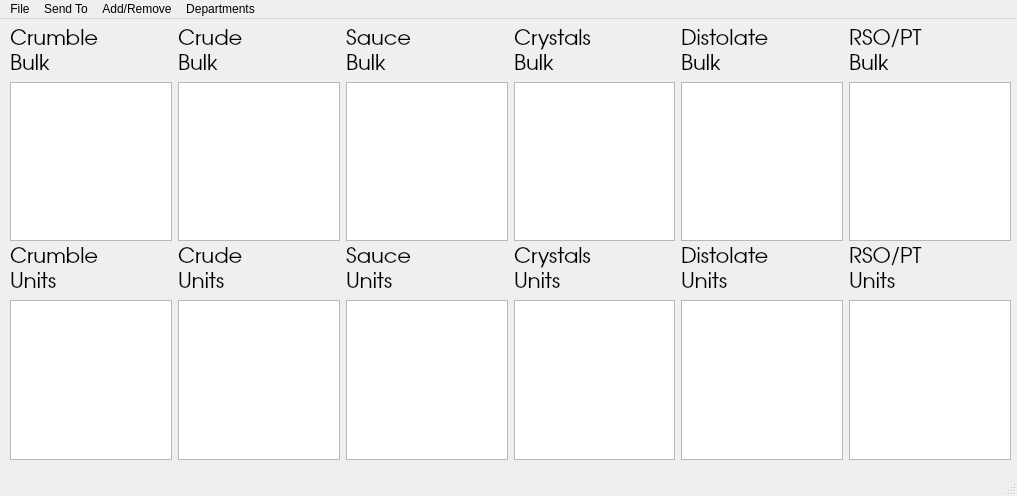
<?xml version="1.0" encoding="UTF-8"?>
<ui version="4.0">
 <class>MainWindow</class>
 <widget class="QMainWindow" name="MainWindow">
  <property name="geometry">
   <rect>
    <x>0</x>
    <y>0</y>
    <width>1017</width>
    <height>496</height>
   </rect>
  </property>
  <property name="windowTitle">
   <string>MainWindow</string>
  </property>
  <widget class="QWidget" name="centralwidget">
   <widget class="QWidget" name="verticalLayoutWidget_11">
    <property name="geometry">
     <rect>
      <x>10</x>
      <y>10</y>
      <width>1001</width>
      <height>431</height>
     </rect>
    </property>
    <property name="font">
     <font>
      <family>URW Gothic L</family>
      <pointsize>16</pointsize>
     </font>
    </property>
    <layout class="QVBoxLayout" name="verticalLayout_12">
     <item>
      <layout class="QHBoxLayout" name="horizontalLayout">
       <item>
        <layout class="QVBoxLayout" name="verticalLayout">
         <item>
          <widget class="QLabel" name="labelCrum">
           <property name="font">
            <font>
             <family>URW Gothic L</family>
             <pointsize>16</pointsize>
            </font>
           </property>
           <property name="text">
            <string>Crumble
Bulk</string>
           </property>
          </widget>
         </item>
         <item>
          <widget class="QListWidget" name="listCrumBulk">
           <property name="font">
            <font>
             <family>URW Gothic L</family>
             <pointsize>16</pointsize>
            </font>
           </property>
          </widget>
         </item>
        </layout>
       </item>
       <item>
        <layout class="QVBoxLayout" name="verticalLayout_11">
         <item>
          <widget class="QLabel" name="label">
           <property name="text">
            <string>Crude
Bulk</string>
           </property>
          </widget>
         </item>
         <item>
          <widget class="QListWidget" name="listCrudeBulk"/>
         </item>
        </layout>
       </item>
       <item>
        <layout class="QVBoxLayout" name="verticalLayout_2">
         <item>
          <widget class="QLabel" name="labelLive">
           <property name="font">
            <font>
             <family>URW Gothic L</family>
             <pointsize>16</pointsize>
            </font>
           </property>
           <property name="text">
            <string>Sauce
Bulk</string>
           </property>
          </widget>
         </item>
         <item>
          <widget class="QListWidget" name="listLiveBulk">
           <property name="font">
            <font>
             <family>URW Gothic L</family>
             <pointsize>16</pointsize>
            </font>
           </property>
          </widget>
         </item>
        </layout>
       </item>
       <item>
        <layout class="QVBoxLayout" name="verticalLayout_3">
         <item>
          <widget class="QLabel" name="labelCry">
           <property name="font">
            <font>
             <family>URW Gothic L</family>
             <pointsize>16</pointsize>
            </font>
           </property>
           <property name="text">
            <string>Crystals
Bulk</string>
           </property>
          </widget>
         </item>
         <item>
          <widget class="QListWidget" name="listCryBulk">
           <property name="font">
            <font>
             <family>URW Gothic L</family>
             <pointsize>16</pointsize>
            </font>
           </property>
          </widget>
         </item>
        </layout>
       </item>
       <item>
        <layout class="QVBoxLayout" name="verticalLayout_4">
         <item>
          <widget class="QLabel" name="labelDisto">
           <property name="font">
            <font>
             <family>URW Gothic L</family>
             <pointsize>16</pointsize>
            </font>
           </property>
           <property name="text">
            <string>Distolate
Bulk</string>
           </property>
          </widget>
         </item>
         <item>
          <widget class="QListWidget" name="listDistoBulk">
           <property name="font">
            <font>
             <family>URW Gothic L</family>
             <pointsize>16</pointsize>
            </font>
           </property>
          </widget>
         </item>
        </layout>
       </item>
       <item>
        <layout class="QVBoxLayout" name="verticalLayout_5">
         <item>
          <widget class="QLabel" name="labelRsopt">
           <property name="font">
            <font>
             <family>URW Gothic L</family>
             <pointsize>16</pointsize>
            </font>
           </property>
           <property name="text">
            <string>RSO/PT 
Bulk</string>
           </property>
          </widget>
         </item>
         <item>
          <widget class="QListWidget" name="listRsoptBulk">
           <property name="font">
            <font>
             <family>URW Gothic L</family>
             <pointsize>16</pointsize>
            </font>
           </property>
          </widget>
         </item>
        </layout>
       </item>
      </layout>
     </item>
     <item>
      <layout class="QHBoxLayout" name="horizontalLayout_3">
       <item>
        <layout class="QVBoxLayout" name="verticalLayout_6">
         <item>
          <widget class="QLabel" name="labelCrumUnit">
           <property name="font">
            <font>
             <family>URW Gothic L</family>
             <pointsize>16</pointsize>
            </font>
           </property>
           <property name="text">
            <string>Crumble
Units</string>
           </property>
          </widget>
         </item>
         <item>
          <widget class="QListWidget" name="listCrumUnit">
           <property name="font">
            <font>
             <family>URW Gothic L</family>
             <pointsize>16</pointsize>
            </font>
           </property>
          </widget>
         </item>
        </layout>
       </item>
       <item>
        <layout class="QVBoxLayout" name="verticalLayout_13">
         <item>
          <widget class="QLabel" name="label_2">
           <property name="text">
            <string>Crude
Units</string>
           </property>
          </widget>
         </item>
         <item>
          <widget class="QListWidget" name="listCrudeUnit"/>
         </item>
        </layout>
       </item>
       <item>
        <layout class="QVBoxLayout" name="verticalLayout_7">
         <item>
          <widget class="QLabel" name="labeLiveUnit">
           <property name="font">
            <font>
             <family>URW Gothic L</family>
             <pointsize>16</pointsize>
            </font>
           </property>
           <property name="text">
            <string>Sauce
Units</string>
           </property>
          </widget>
         </item>
         <item>
          <widget class="QListWidget" name="listLiveUnit">
           <property name="font">
            <font>
             <family>URW Gothic L</family>
             <pointsize>16</pointsize>
            </font>
           </property>
          </widget>
         </item>
        </layout>
       </item>
       <item>
        <layout class="QVBoxLayout" name="verticalLayout_8">
         <item>
          <widget class="QLabel" name="labelCryUnit">
           <property name="font">
            <font>
             <family>URW Gothic L</family>
             <pointsize>16</pointsize>
            </font>
           </property>
           <property name="text">
            <string>Crystals
Units</string>
           </property>
          </widget>
         </item>
         <item>
          <widget class="QListWidget" name="listCryUnit">
           <property name="font">
            <font>
             <family>URW Gothic L</family>
             <pointsize>16</pointsize>
            </font>
           </property>
          </widget>
         </item>
        </layout>
       </item>
       <item>
        <layout class="QVBoxLayout" name="verticalLayout_9">
         <item>
          <widget class="QLabel" name="labelDistoUnit">
           <property name="font">
            <font>
             <family>URW Gothic L</family>
             <pointsize>16</pointsize>
            </font>
           </property>
           <property name="text">
            <string>Distolate
Units</string>
           </property>
          </widget>
         </item>
         <item>
          <widget class="QListWidget" name="listDistoUnit">
           <property name="font">
            <font>
             <family>URW Gothic L</family>
             <pointsize>16</pointsize>
            </font>
           </property>
          </widget>
         </item>
        </layout>
       </item>
       <item>
        <layout class="QVBoxLayout" name="verticalLayout_10">
         <item>
          <widget class="QLabel" name="labelRsoptUnit">
           <property name="font">
            <font>
             <family>URW Gothic L</family>
             <pointsize>16</pointsize>
            </font>
           </property>
           <property name="text">
            <string>RSO/PT
Units</string>
           </property>
          </widget>
         </item>
         <item>
          <widget class="QListWidget" name="listRsoptUnit">
           <property name="font">
            <font>
             <family>URW Gothic L</family>
             <pointsize>16</pointsize>
            </font>
           </property>
          </widget>
         </item>
        </layout>
       </item>
      </layout>
     </item>
    </layout>
   </widget>
  </widget>
  <widget class="QMenuBar" name="menubar">
   <property name="geometry">
    <rect>
     <x>0</x>
     <y>0</y>
     <width>1017</width>
     <height>25</height>
    </rect>
   </property>
   <widget class="QMenu" name="menuFile">
    <property name="title">
     <string>File</string>
    </property>
    <addaction name="actionSave"/>
    <addaction name="actionQuit"/>
   </widget>
   <widget class="QMenu" name="menuSend_To">
    <property name="title">
     <string>Send To</string>
    </property>
    <addaction name="actionDistolate"/>
    <addaction name="actionPackaging"/>
    <addaction name="actionPOS"/>
   </widget>
   <widget class="QMenu" name="menuAdd">
    <property name="title">
     <string>Add/Remove</string>
    </property>
    <addaction name="actionAdd_New_Product"/>
    <addaction name="actionRemove_Product"/>
   </widget>
   <widget class="QMenu" name="menuPages">
    <property name="title">
     <string>Departments</string>
    </property>
    <addaction name="actionCustomer_Relations"/>
    <addaction name="actionIntake"/>
    <addaction name="actionLab"/>
    <addaction name="actionFinishing"/>
    <addaction name="actionYield"/>
    <addaction name="actionPackaging_2"/>
    <addaction name="actionDistillate"/>
    <addaction name="actionPOS_2"/>
    <addaction name="separator"/>
    <addaction name="actionPage_Switch_On_Off"/>
   </widget>
   <addaction name="menuFile"/>
   <addaction name="menuSend_To"/>
   <addaction name="menuAdd"/>
   <addaction name="menuPages"/>
  </widget>
  <widget class="QStatusBar" name="statusbar"/>
  <action name="actionSave">
   <property name="text">
    <string>Save</string>
   </property>
  </action>
  <action name="actionQuit">
   <property name="text">
    <string>Quit</string>
   </property>
  </action>
  <action name="actionDistolate">
   <property name="text">
    <string>Distolate</string>
   </property>
  </action>
  <action name="actionPackaging">
   <property name="text">
    <string>Packaging</string>
   </property>
  </action>
  <action name="actionBulk">
   <property name="text">
    <string>Bulk</string>
   </property>
  </action>
  <action name="actionUnits">
   <property name="text">
    <string>Units</string>
   </property>
  </action>
  <action name="actionPOS">
   <property name="text">
    <string>POS</string>
   </property>
  </action>
  <action name="actionAdd_New_Product">
   <property name="text">
    <string>Add New Product</string>
   </property>
  </action>
  <action name="actionRemove_Product">
   <property name="text">
    <string>Remove Selected</string>
   </property>
  </action>
  <action name="actionCustomer_Relations">
   <property name="text">
    <string>Customer Relations</string>
   </property>
  </action>
  <action name="actionIntake">
   <property name="text">
    <string>Intake</string>
   </property>
  </action>
  <action name="actionLab">
   <property name="text">
    <string>Lab</string>
   </property>
  </action>
  <action name="actionFinishing">
   <property name="text">
    <string>Finishing</string>
   </property>
  </action>
  <action name="actionYield">
   <property name="text">
    <string>Yield</string>
   </property>
  </action>
  <action name="actionPackaging_2">
   <property name="text">
    <string>Packaging</string>
   </property>
  </action>
  <action name="actionDistillate">
   <property name="text">
    <string>Distillate</string>
   </property>
  </action>
  <action name="actionPOS_2">
   <property name="text">
    <string>POS</string>
   </property>
  </action>
  <action name="actionPage_Switch_On_Off">
   <property name="checkable">
    <bool>true</bool>
   </property>
   <property name="checked">
    <bool>true</bool>
   </property>
   <property name="text">
    <string>Page Switch On/Off</string>
   </property>
  </action>
 </widget>
 <resources/>
 <connections/>
</ui>
